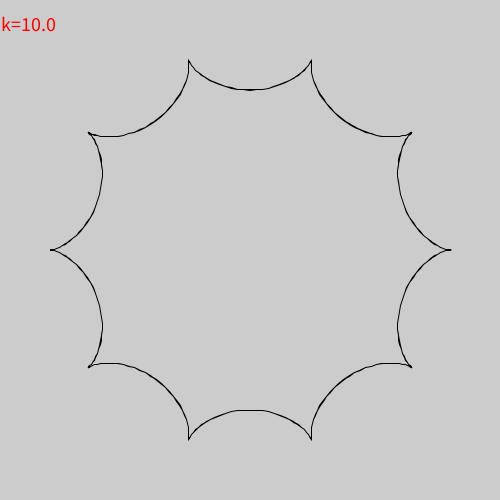
Frame 1 (no input)
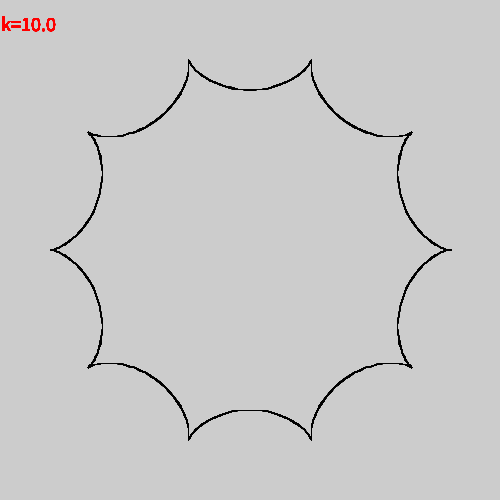
Frame 60 (the mouse pressed at the canvas centre just before this capture)
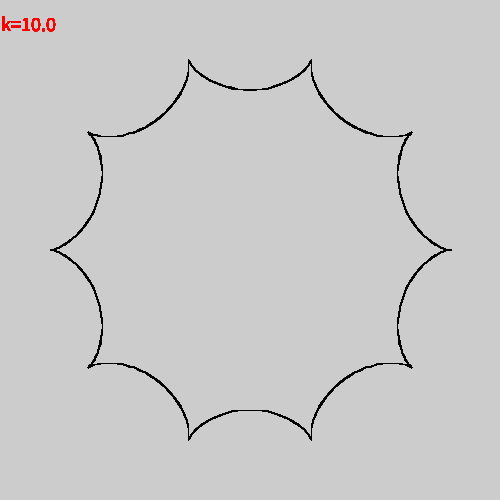
Frame 120 (the mouse held since frame 60 and released just before this capture)

The Processing sketch that drew these frames (run headless with seeded random() and noise(); from frame 60 on, the mouse is pressed at the canvas centre):

// Processing sketch: solucion_problema4
// ── solucion_problema4.pde
void setup() {
  size(500, 500);
}

void draw() {
  float k = 10;
  translate(width/2, height/2);
  problema4 (k, 20, radians(1.0), 20*PI);
  String msg = "k="+ str(k);
  fill(255, 0, 0);
  textSize(20);
  text(msg,-width/2, -height/2+30);
}

void problema4 (float k, float r , float dt, float ltheta) {
  noFill();
  beginShape();
  for(float t = 0.0; t < ltheta; t+=dt) {
    float x = r*(k-1)* cos(t) + r*cos((k-1)*t);
    float y = r*(k-1)* sin(t) - r*sin((k-1)*t);
    vertex(x,y);
  }
  endShape();
}
